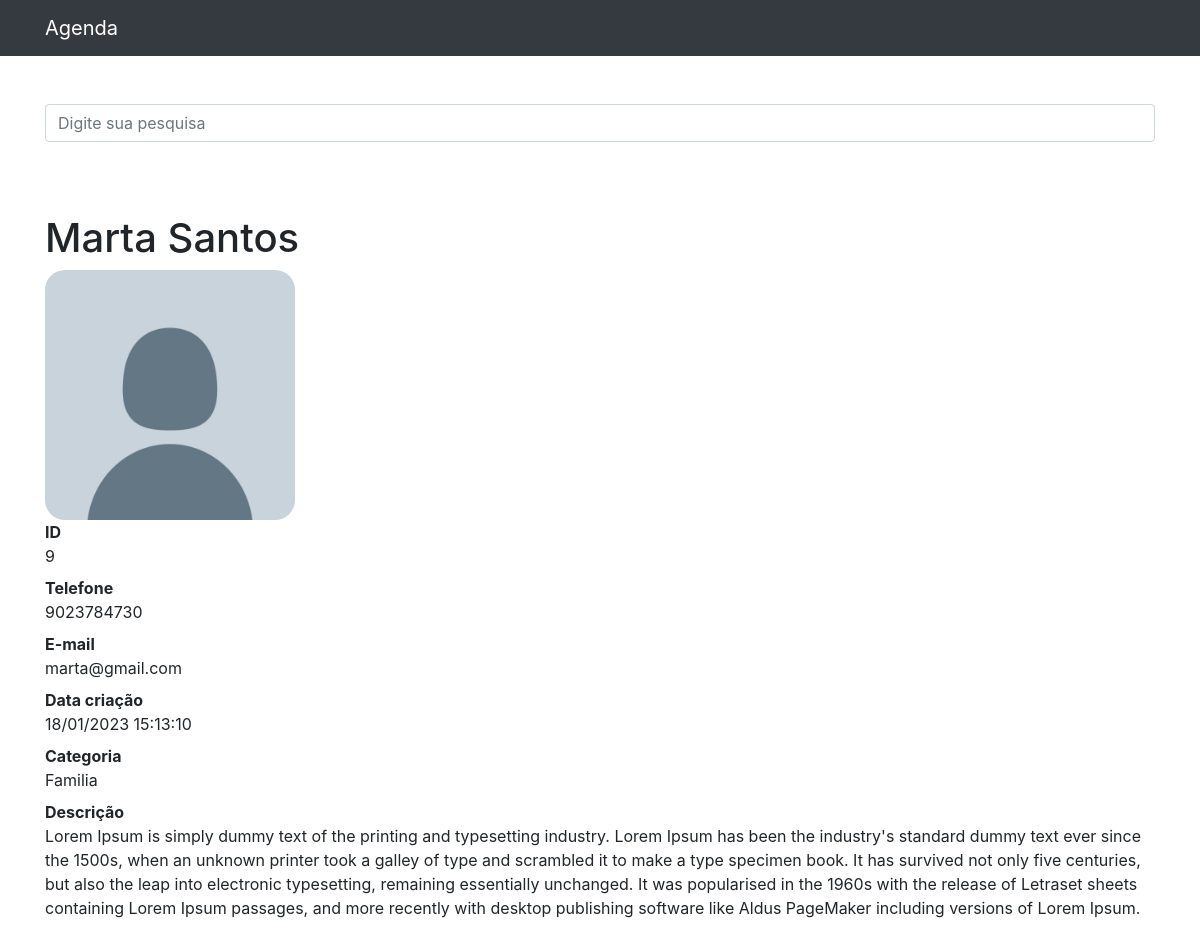
Screenshot of /9 with the database file from the repository.
### contatos/models.py (models this page shows, shortened)
class Contato(models.Model):
    nome = models.CharField(max_length=255)
    sobrenome = models.CharField(max_length=255, blank=True)
    telefone = models.CharField(max_length=255)
    email = models.CharField(max_length=255, blank=True)
    data_criacao = models.DateTimeField(default=timezone.now)
    descricao = models.TextField(blank=True)
    categoria = models.ForeignKey(Categoria, on_delete=models.DO_NOTHING)
    mostrar = models.BooleanField(default=True)
    foto = models.ImageField(blank=True, upload_to='fotos/%Y/%m/%d/')

class Categoria(models.Model):
    nome = models.CharField(max_length=255)
    def __str__(self):
        return self.nome

### contatos/views.py (the view)
# urls.py: path('<int:contato_id>', views.ver_contato, name='ver_contato'),
def ver_contato(request, contato_id):
    contato = get_object_or_404(
        Contato, id=contato_id
    )  # pega o objeto ou levanta um 404
    """ Corrige o erro de quando o contato estiver oculto, ele ser mostrado sendo
    acessado id no endereço """
    if not contato.mostrar:
        raise Http404()
    return render(request, "contatos/ver_contato.html", {
        "contato": contato
    })

### contatos/templates/contatos/ver_contato.html (shortened to what this page needs)
{% extends 'base.html' %}
{% load static %}
{% block conteudo %}
<h1 class="mt-5">{{ contato.nome }} {{ contato.sobrenome }}</h1>
{% if contato.foto %}
  <img src="{{ contato.foto.url }}" style="max-width: 250px; heigth: auto; border-radius: 20px;">
{% else %}
  <img src="{% static 'img/sem-foto.png' %}" style="max-width: 250px; heigth: auto; border-radius: 20px;">
{% endif %}
<dl>
  <dt>ID</dt>
  <dd>{{ contato.id }}</dd>
  <dt>Telefone</dt>
  <dd>{{ contato.telefone }}</dd>
  <dt>E-mail</dt>
  <dd>{{ contato.email }}</dd>
  <dt>Data criação</dt>
  <dd>{{ contato.data_criacao | date:'d/m/Y H:i:s' }}</dd>
  <dt>Categoria</dt>
  <dd>{{ contato.categoria }}</dd>
  <dt>Descrição</dt>
  <dd>
    {{ contato.descricao }}
  </dd>
</dl>
{% endblock  %}

### rows the page displays
Contato: nome "Marta", sobrenome "Santos", id "9", telefone "9023784730", email "marta@gmail.com", data_criacao "18/01/2023 15:13:10", categoria "Familia", descricao "Lorem Ipsum is simply dummy text of the printing and typesetting industry. Lorem Ipsum has been the industry's standard dummy text ever since the 1500s, when an unknown printer took a galley of type and scrambled it to make a type specimen book. It has survived not only five centuries, but also the leap into electronic typesetting, remaining essentially unchanged. It was popularised in the 1960s with the release of Letraset sheets containing Lorem Ipsum passages, and more recently with desktop publishing software like Aldus PageMaker including versions of Lorem Ipsum."
